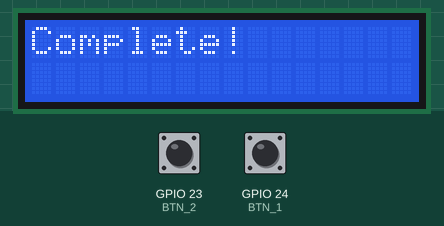
Recording of a sketch running on a simulated ESP8266 (NodeMCU). Parts: 16×2 character LCD. The test bench sets the inputs (shaded band); at power-on: GPIO 23 (BTN_2) HIGH, GPIO 24 (BTN_1) LOW. WiFi joins after 1.5 s; servers stay silent unless stated; uploads are accepted with an empty reply; what the sketch prints to the serial monitor is not drawn.

Above: at 3.1 s.

The sketch:

bitcoin_simulation.ino
```cpp
#include <ESP8266WiFi.h>

#include <ArduinoJson.h>
#include <ArduinoJson.hpp>


//#include <WiFi.h>
#include <Wire.h>
#include <LiquidCrystal_I2C.h>
#define BTN_1 24
#define BTN_2 23
#define MAX_DATA_COUNT 10

#ifndef STASSID
#define STASSID "bssm_free" //와이파이 검색했을때 뜨는 이름
#define STAPSK  "bssm_free" //패스워드
#endif

const char* ssid = STASSID;
const char* password = STAPSK;

const char* host = "10.150.151.188";
const int httpsPort = 4433;

uint8_t mod = 0;
uint8_t max_v = 1;
uint8_t count = 0;

LiquidCrystal_I2C lcd(0x27, 16, 2);

String dataNames[MAX_DATA_COUNT];
String dataValues[MAX_DATA_COUNT];

void get_data() {
   // client가 서버에 접속하는 단계
  // Use WiFiClientSecure class to create TLS connection
  const int httpsPort = 4433;
  Serial.print("connecting to ");
  Serial.println(host);

  String url = "/bitcoin_simulation/backend/send_price.php";
  Serial.print("requesting URL: ");
  Serial.println(url);

  if (WiFi.status() == WL_CONNECTED) {
    WiFiClient client;

    if (client.connect(host, httpsPort)) {
      // HTTP 요청 보내기
      client.print(String("GET ") + url + " HTTP/1.1\r\n" +
                   "Host: " + host + "\r\n" +
                   "Connection: close\r\n\r\n");

      // 응답 받기
      String response;
      while (client.connected()) {
        if (client.available()) {
          char c = client.read();
          response += c;
        }
      }

      // JSON 데이터 처리
      int bodyIndex = response.indexOf("\r\n\r\n") + 4;
      String payload = response.substring(bodyIndex);

      // 전체 JSON 데이터 인코딩
      StaticJsonDocument<1024> doc;
      deserializeJson(doc, payload);

      // 전체 JSON 데이터를 문자열로 인코딩
      String encodedData;
      serializeJson(doc, encodedData);

      // 데이터 이름 배열과 값 배열 초기화
      int dataCount = 0;

      // JSON 객체 순회하며 데이터 이름과 값을 추출하여 배열에 저장
      for (const JsonPair& pair : doc.as<JsonObject>()) {
        if (dataCount < MAX_DATA_COUNT) {
          dataNames[dataCount] = pair.key().c_str();
          dataValues[dataCount] = pair.value().as<String>();
          dataCount++;
        }
      }

      // 데이터 이름과 값을 시리얼 모니터에 출력
      Serial.println("Received data:");
      for (int i = 0; i < dataCount; i++) {
        Serial.print("Name: ");
        Serial.print(dataNames[i]);
        Serial.print(", Value: ");
        Serial.println(dataValues[i]);
      }

      max_v = sizeof(dataNames) / sizeof(dataNames[0]);

      Serial.println("Received data: " + encodedData);
    } else {
      Serial.println("Connection failed");
    }

    client.stop();
  }
}

void setup() {
  Serial.begin(115200);

  lcd.begin();

  Serial.print("Connecting to");
  Serial.println(ssid);

  // Connect Wifi
  WiFi.mode(WIFI_STA);
  WiFi.begin(ssid, password);
  while(WiFi.status() != WL_CONNECTED) {
    delay(500);
    Serial.print(".");
  }
  Serial.println("");
  Serial.println("WiFi connected");
  Serial.println("IP address: ");
  Serial.println(WiFi.localIP());

  get_data();
}

void price() {
  lcd.clear();
  lcd.print(dataNames[mod]);
  lcd.setCursor(0,1);
  lcd.print(dataValues[mod]);
}

void result() {
  String url = "/bitcoin_simulation/backend/change_value.php?coin_name=BSSM&coin_count="+count;

  if (WiFi.status() == WL_CONNECTED) {
    WiFiClient client;

    if (client.connect(host, httpsPort)) {
      // HTTP 요청 보내기
      client.print(String("GET ") + url + " HTTP/1.1\r\n" +
                   "Host: " + host + "\r\n" +
                   "Connection: close\r\n\r\n");
    }

    client.stop();
  }

  lcd.clear();
  lcd.setCursor(0,0);
  lcd.print("Complete!");
  delay(2000);
  get_data();
}

void buy() {
  delay(1000);
  count = 0;
  while(!digitalRead(BTN_2)) {
    if(digitalRead(BTN_1)) {
      count++;
      lcd.clear();
      lcd.setCursor(0,0);
  	  lcd.print("How much?");
  	  lcd.setCursor(0,1);
      lcd.print(count);
    }
  }
  result();
}


void btn_wait() {
  while(!digitalRead(BTN_1) && !digitalRead(BTN_2));
  if(digitalRead(BTN_1)) {
    if(mod == max_v) {
      mod = 0;
    }
    else mod++;
  }
  else {
    buy();
  }
}

void loop() {
  price();
  btn_wait();
}
```

Measured:
- what the display in image 0 shows lasts 2.3 s, from 3.1 s to 5.4 s
